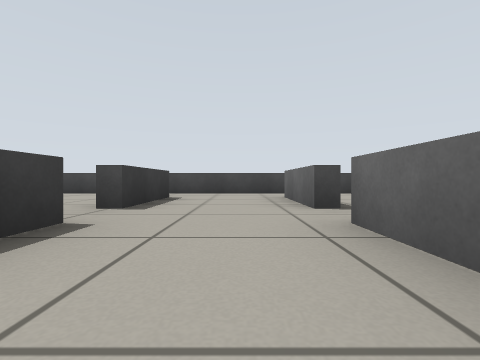
View 1 (above)

21 first-person views from a walk through a world built for the Gazebo simulator. The camera is 0.33 m above the floor, looks level and sees 85° across. The floor is counted in squares, 1 m on a side. Each view is taken from the middle of a square. On the plan, view 1 faces up. The plan holds only what a view shows up to about 9 squares ahead; the rest is blank. The robots in the file are not drawn.

View 2
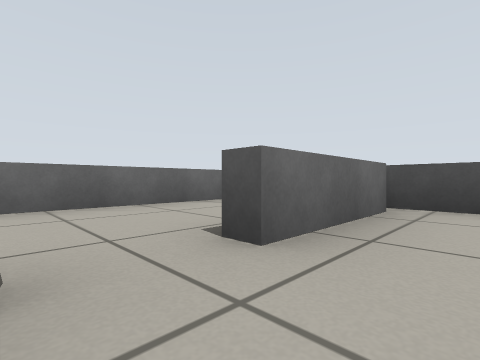

View 3
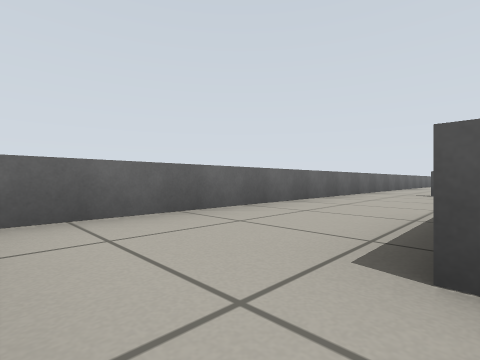

View 4
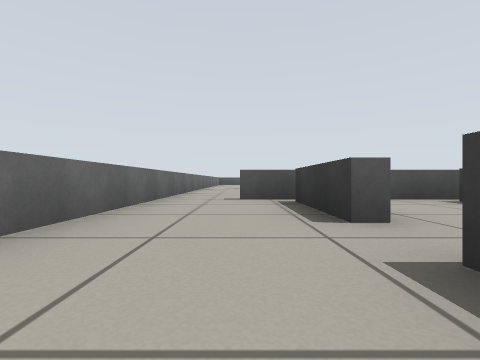

View 5
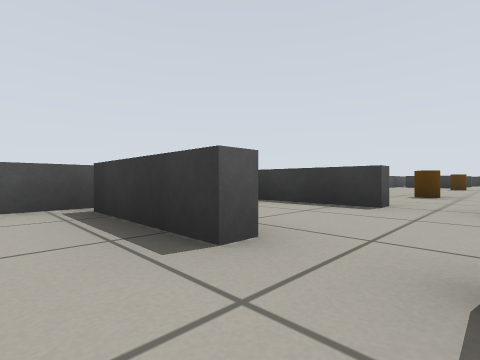

View 6
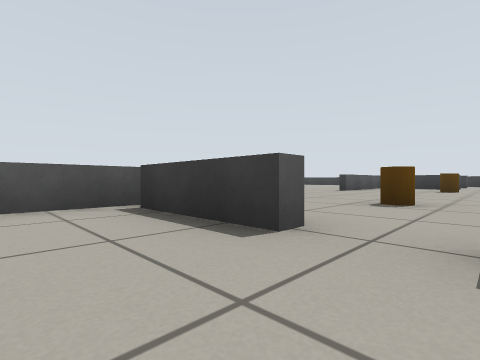

View 7
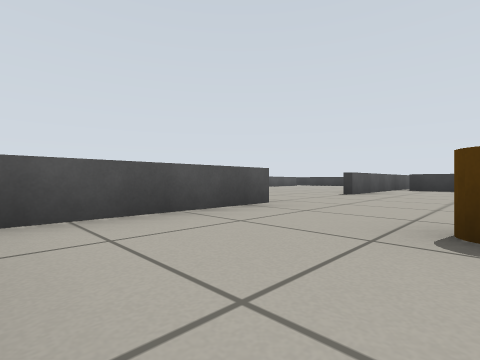

View 8
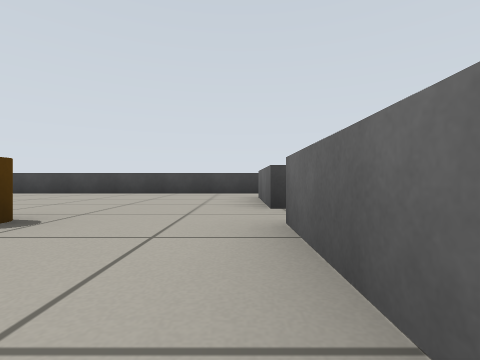

View 9
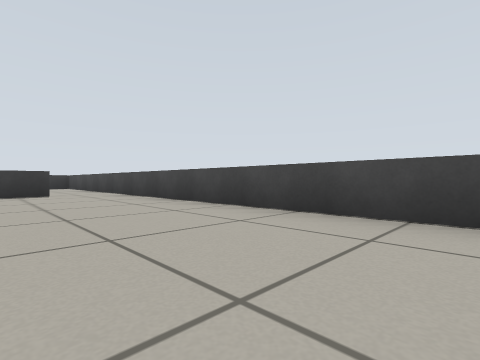

View 10
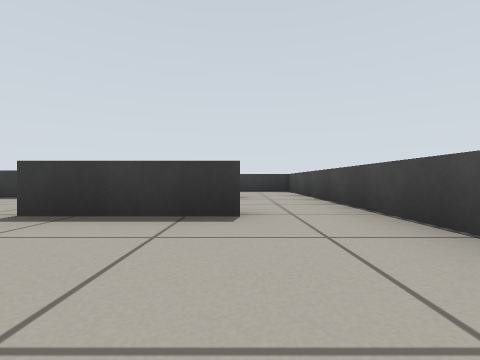

View 11
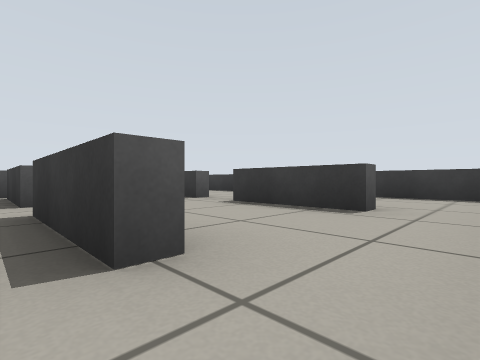

View 12
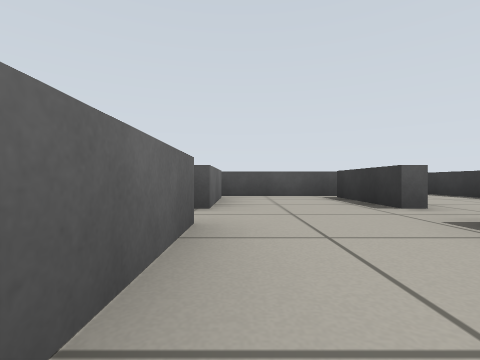

View 13
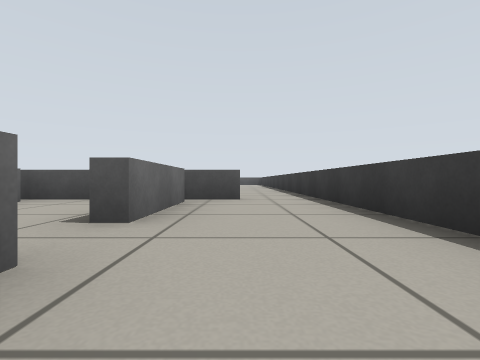

View 14
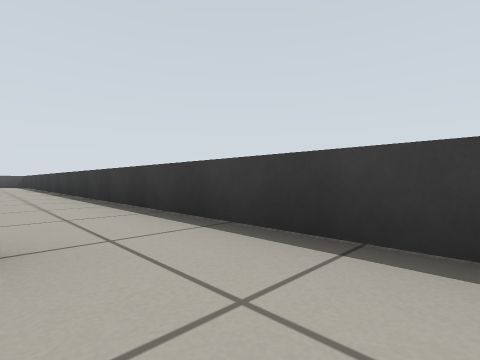

View 15
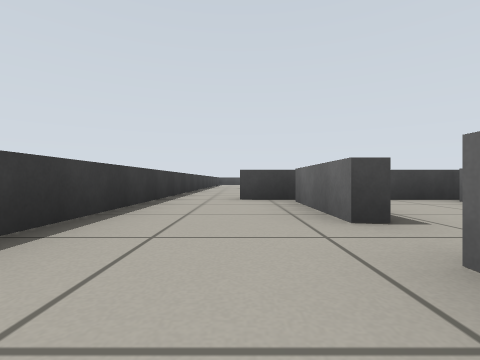

View 16
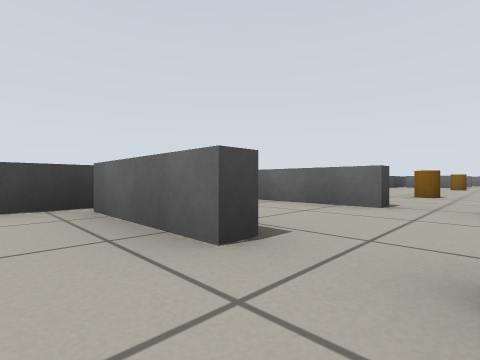

View 17
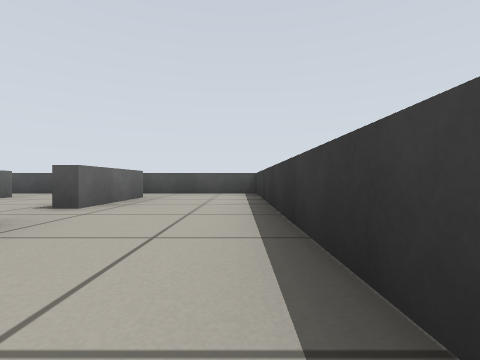

View 18
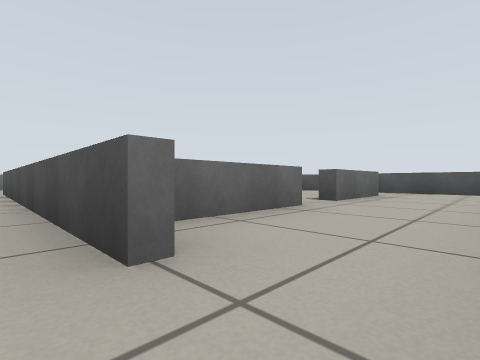

View 19
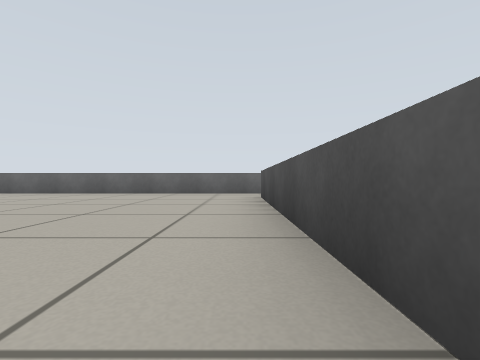

View 20
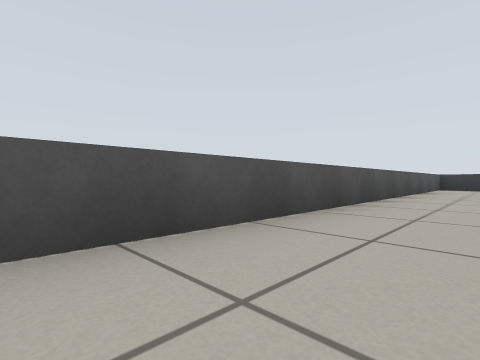

View 21
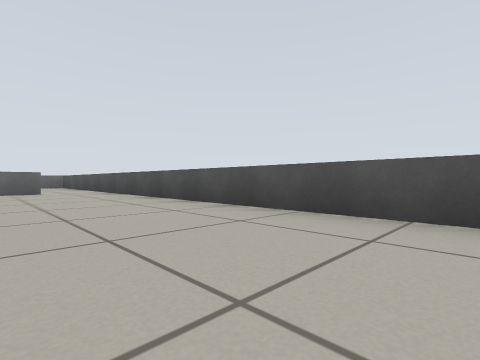

### Floor plan
Points are (right, up) in squares from view 1. A wall is a line through its corners. A room is listed if a view was taken in it or the views show most of it. See-through windows are left out.
Room 1 (views 1, 2, 6)
walls: (0.9, 3) (0.9, 5); (-1.4, 2) (-1.4, 0); (-1.4, 5) (-1.4, 3); (0.9, 0) (0.9, 2); (0.6, 6.4) (-1.4, 6.4); (-1, -0.4) (2, -0.4)
ways out: opening at (1, 6) to room 2; gap at (1, 2.5) to room 2; opening at (-1, 6) to room 3; gap at (-1, 2.5) to room 3
Room 2 (views 3, 4, 5)
walls: (1.1, 2) (1.1, 0); (2.8, 6.4) (0.6, 6.4); (3.4, -0.4) (3.4, 6)
ways out: opening at (1, 6) to room 1; gap at (1, 2.5) to room 1; opening at (3, 0) to room 3
Room 3 (views 7, 8, 9, 10, 13, 14, 15, 16, 17, 18, 19, 20, 21)
walls: (-5, -0.4) (-1, -0.4); (-2.6, -6.4) (2, -6.4); (-11, -0.4) (-8, -0.4); (-1.6, 0.4) (-1.6, 2); (-11.4, 2) (-11.4, 0); (-14, -6.6) (-15, -6.6); (-14.2, 0) (-14.2, 2); (-15, -6.4) (-8, -6.4); (-14.2, -9) (-14.2, -7); (-1.6, 3) (-1.6, 4.9); (-1.6, -12) (-1.6, -11.2); (-11.4, 5) (-11.4, 3); (-10.5, -13.4) (-1.6, -13.4); (-14.2, -11.9) (-14.2, -10); (3.4, -6.6) (3.4, -0.4); (-16.4, 2.5) (-16.4, -13.4) (-14.4, -13.4); (-1.4, 6.4) (-10.4, 6.4); (-14.4, 6.4) (-16.4, 6.4) (-16.4, 4.2)
ways out: opening at (-1, 6) to room 1; gap at (-1, 2.5) to room 1; opening at (3, 0) to room 2; opening at (-14, 6) to room 4; opening at (-11, 6) to room 4; gap at (-14, 2.5) to room 4; gap at (-11, 2.5) to room 4; opening at (-14, -12.5) to room 5; opening at (-11, -12.5) to room 5; gap at (-14, -9.5) to room 5; gap at (-11, -9.5) to room 5; opening at (-1, -12.5)
objects: brown cylinder (-9, -9); brown cylinder (-9, 2); brown cylinder (-4, -9); brown cylinder (-4, 2)
Room 4 (views 11, 12)
walls: (-11.7, 3) (-11.7, 4.6); (-13.9, 2) (-13.9, 0); (-14.2, 5) (-13.9, 5) (-13.9, 3); (-11.8, 5) (-11.4, 5); (-11.7, 0) (-11.7, 2) (-11.4, 2); (-15, -0.4) (-11, -0.4); (-10.4, 6.4) (-14.4, 6.4)
ways out: opening at (-14, 6) to room 3; opening at (-11, 6) to room 3; gap at (-14, 2.5) to room 3; gap at (-11, 2.5) to room 3
Room 5 (no view inside)
walls: (-11.7, -9) (-11.7, -7); (-14.4, -13.4) (-10.5, -13.4); (-11.2, -6.6) (-12.5, -6.6)
ways out: opening at (-14, -12.5) to room 3; opening at (-11, -12.5) to room 3; gap at (-14, -9.5) to room 3; gap at (-11, -9.5) to room 3

Positions as (right, up) in squares from view 1, and headings:
1: (0, 0), facing up
2: (0, 3), facing down-right
3: (1, 6), facing down-right
4: (2, 4), facing down
5: (2, 3), facing down-left
6: (0, 3), facing down-left
7: (-2, 2), facing down-left
8: (-2, 0), facing up
9: (-5, 4), facing up-left
10: (-9, 5), facing left
11: (-11, 6), facing down-left
12: (-12, 5), facing down
13: (-15, 4), facing down
14: (-15, 1), facing down-left
15: (-15, -11), facing up
16: (-15, -10), facing up-right
17: (-16, -7), facing down
18: (-16, -6), facing down-right
19: (-3, -6), facing right
20: (-6, -12), facing down-left
21: (-9, -11), facing down-right
